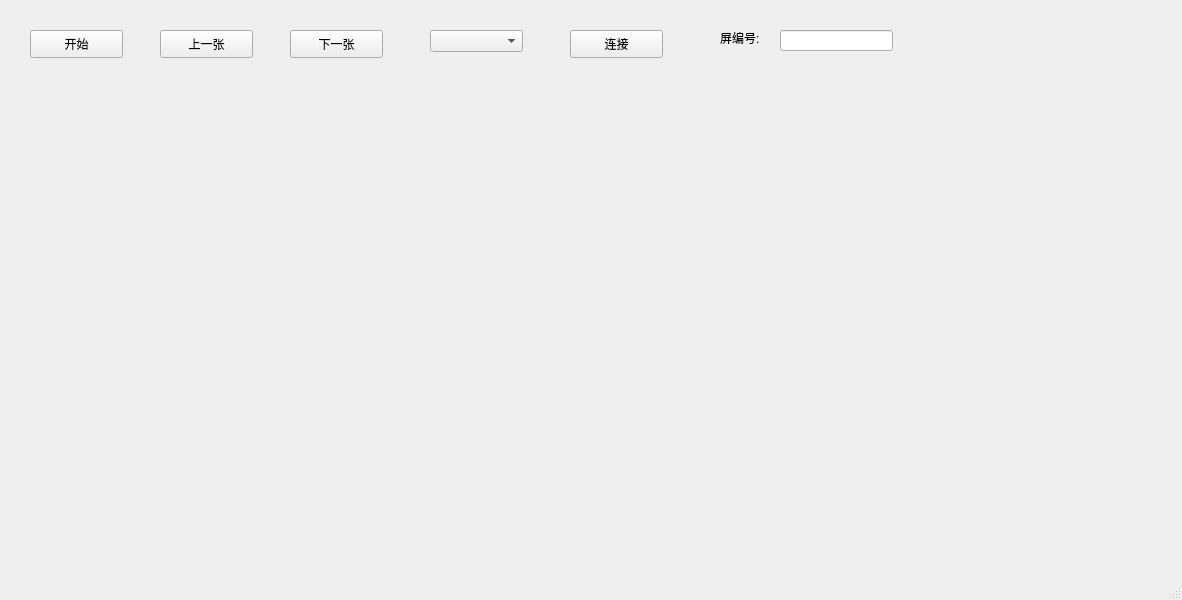
<?xml version="1.0" encoding="UTF-8"?>
<ui version="4.0">
 <class>MainWindow</class>
 <widget class="QMainWindow" name="MainWindow">
  <property name="geometry">
   <rect>
    <x>0</x>
    <y>0</y>
    <width>1182</width>
    <height>600</height>
   </rect>
  </property>
  <property name="windowTitle">
   <string>MainWindow</string>
  </property>
  <widget class="QWidget" name="centralwidget">
   <widget class="QPushButton" name="prev_btn">
    <property name="geometry">
     <rect>
      <x>160</x>
      <y>30</y>
      <width>93</width>
      <height>28</height>
     </rect>
    </property>
    <property name="text">
     <string>上一张</string>
    </property>
   </widget>
   <widget class="QPushButton" name="next_btn">
    <property name="geometry">
     <rect>
      <x>290</x>
      <y>30</y>
      <width>93</width>
      <height>28</height>
     </rect>
    </property>
    <property name="text">
     <string>下一张</string>
    </property>
   </widget>
   <widget class="QPushButton" name="start_btn">
    <property name="geometry">
     <rect>
      <x>30</x>
      <y>30</y>
      <width>93</width>
      <height>28</height>
     </rect>
    </property>
    <property name="text">
     <string>开始</string>
    </property>
   </widget>
   <widget class="QComboBox" name="comm_cb">
    <property name="geometry">
     <rect>
      <x>430</x>
      <y>30</y>
      <width>93</width>
      <height>22</height>
     </rect>
    </property>
   </widget>
   <widget class="QLineEdit" name="screen_no_le">
    <property name="geometry">
     <rect>
      <x>780</x>
      <y>30</y>
      <width>113</width>
      <height>21</height>
     </rect>
    </property>
   </widget>
   <widget class="QLabel" name="label">
    <property name="geometry">
     <rect>
      <x>720</x>
      <y>30</y>
      <width>51</width>
      <height>16</height>
     </rect>
    </property>
    <property name="sizePolicy">
     <sizepolicy hsizetype="Fixed" vsizetype="Preferred">
      <horstretch>0</horstretch>
      <verstretch>0</verstretch>
     </sizepolicy>
    </property>
    <property name="text">
     <string>屏编号:</string>
    </property>
   </widget>
   <widget class="QPushButton" name="connect_btn">
    <property name="geometry">
     <rect>
      <x>570</x>
      <y>30</y>
      <width>93</width>
      <height>28</height>
     </rect>
    </property>
    <property name="text">
     <string>连接</string>
    </property>
   </widget>
  </widget>
  <widget class="QMenuBar" name="menubar">
   <property name="geometry">
    <rect>
     <x>0</x>
     <y>0</y>
     <width>1182</width>
     <height>25</height>
    </rect>
   </property>
  </widget>
  <widget class="QStatusBar" name="statusbar"/>
 </widget>
 <resources/>
 <connections/>
</ui>
